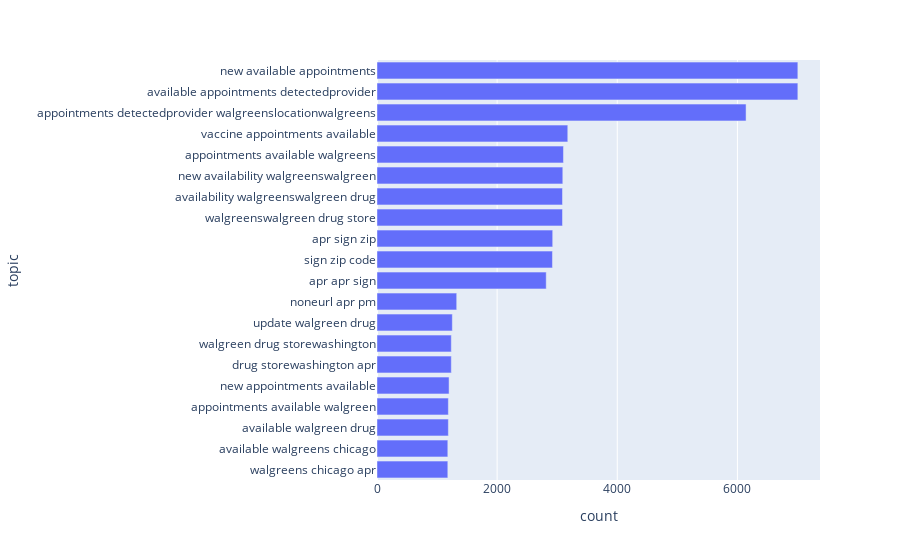

The notebook cell this image was saved under:
### Code cell
trigrams = pd.DataFrame(common_words3, columns=['topic','count']).sort_values(['count'])
fig = px.bar(trigrams.tail(20), x='count',y='topic')
fig.show()

### Figure 1 — Plotly figure (JSON) as saved in the notebook; plotly's stock layout.template omitted (floating-point values rounded to 4 significant figures)
{"data": [{"alignmentgroup": "True", "hovertemplate": "count=%{x}<br>topic=%{y}<extra></extra>", "legendgroup": "", "marker": {"color": "#636efa"}, "name": "", "offsetgroup": "", "orientation": "h", "showlegend": false, "textposition": "auto", "type": "bar", "x": [1179, 1179, 1188, 1188, 1200, 1237, 1237, 1254, 1327, 2817, 2921, 2925, 3088, 3088, 3093, 3104, 3176, 6144, 7006, 7006], "xaxis": "x", "y": ["walgreens chicago apr", "available walgreens chicago", "available walgreen drug", "appointments available walgreen", "new appointments available", "drug storewashington apr", "walgreen drug storewashington", "update walgreen drug", "noneurl apr pm", "apr apr sign", "sign zip code", "apr sign zip", "walgreenswalgreen drug store", "availability walgreenswalgreen drug", "new availability walgreenswalgreen", "appointments available walgreens", "vaccine appointments available", "appointments detectedprovider walgreenslocationwalgreens", "available appointments detectedprovider", "new available appointments"], "yaxis": "y"}], "layout": {"barmode": "relative", "legend": {"tracegroupgap": 0}, "margin": {"t": 60}, "xaxis": {"anchor": "y", "domain": [0, 1], "title": {"text": "count"}}, "yaxis": {"anchor": "x", "domain": [0, 1], "title": {"text": "topic"}}}}
